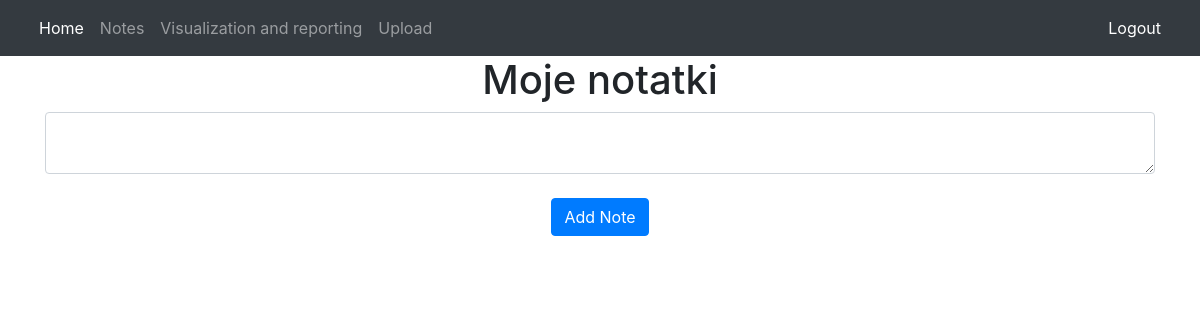
The app's page /notes (signed in), older data.
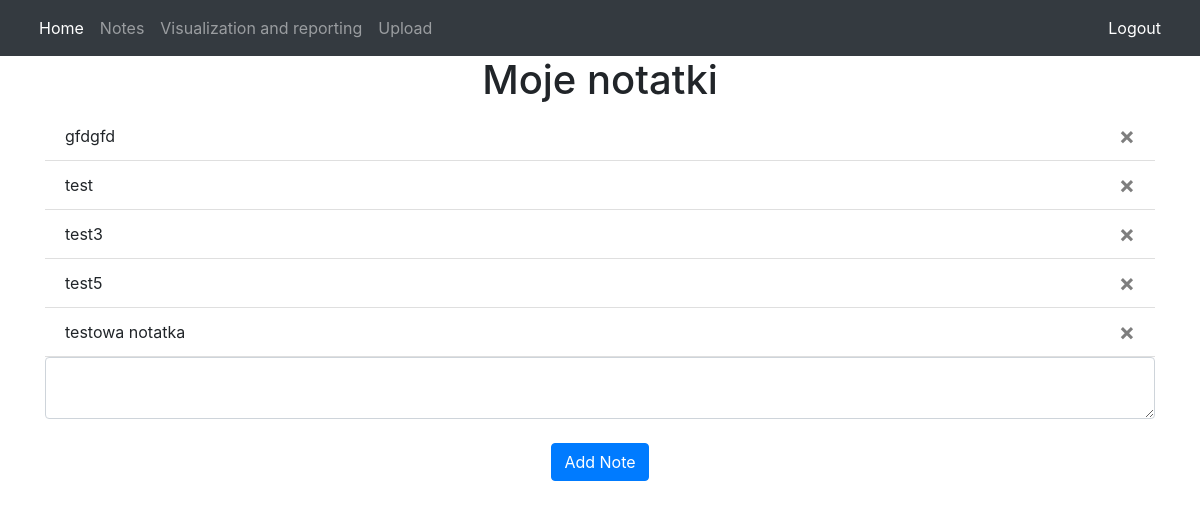
The same page, newer data.
### website/models.py (models this page shows)
class Note(db.Model):
    id = db.Column(db.Integer, primary_key=True)
    data = db.Column(db.String(10000))
    date = db.Column(db.DateTime(timezone=True), default=func.now())
    user_id = db.Column(db.Integer, db.ForeignKey('user.id'))

### website/views.py (the view, shortened to what this page needs)
@views.route('/notes', methods=['GET', 'POST'])
@login_required
def notes():
    return render_template("notes.html", user=current_user )

### website/__init__.py (called while the page is built)
def create_app():
    app = Flask(__name__)
    app.config['SECRET_KEY'] = 'hjshjhdjah kjshkjdhjs'
    app.config['SQLALCHEMY_DATABASE_URI'] = f'sqlite:///{DB_NAME}'
    app.config['SQLALCHEMY_TRACK_MODIFICATIONS']=False
    db.init_app(app)
    from .views import views
    from .auth import auth
    from .import_csv import importCsv
    from .transformation import transform
    app.register_blueprint(views, url_prefix='/')
    app.register_blueprint(auth, url_prefix='/')
    app.register_blueprint(importCsv, url_prefix='/')
    app.register_blueprint(transform, url_prefix='/')
    from . import models
    with app.app_context():
        db.create_all()
    login_manager = LoginManager()
    login_manager.login_view = 'auth.login'
    login_manager.init_app(app)
    @login_manager.user_loader
    def load_user(id):
        return models.User.query.get(int(id))
    return app

### website/templates/notes.html
{% extends "base.html" %} {% block title %}Notes{% endblock %}
{% block content %}
    <h1 align="center">Moje notatki</h1>
    <ul class="list-group list-group-flush" id="notes">
      {% for note in user.notes %}
      <li class="list-group-item">
        {{ note.data }}
        <button type="button" class="close" onClick="deleteNote({{ note.id }})">
          <span aria-hidden="true">&times;</span>
        </button>
      </li>
      {% endfor %}
    </ul>
    <form method="POST">
      <textarea name="note" id="note" class="form-control"></textarea>
      <br />
      <div align="center">
        <button type="submit" class="btn btn-primary">Add Note</button>
      </div>
    </form>
{% endblock %}

Row changes from the older to the newer data that the page shows:
added Note: data "gfdgfd"
added Note: data "test"
added Note: data "test3"
added Note: data "test5"
added Note: data "testowa notatka"
